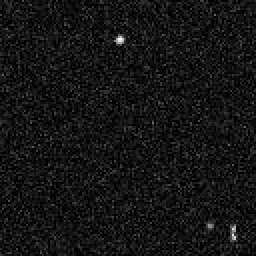
#> input picture frame 5 of video_files/FakeTracks.avi, 128 x 128 px, given in place of Zhiyuan.avi, which was not available (shown 2 times larger)
$ python tracking_algorithm.py
#> lines starting #> are read from the running program, lines starting #| are printed output that depends on the picture; after the words box and inside, x2 and y2 are one past the last pixel; in counts of white or black regions, pixels touching at a corner belong together; pictures that were not available may be replaced by others from this repository, and a replacement may not be noted
import cv2
import numpy as np

cap = cv2.VideoCapture('Zhiyuan.avi')
# get first video frame
ok, frame = cap.read()
#> frame is the input picture: shape (128, 128, 3); min 0, max 250, mean 20.6

# generate initial corners of detected object
# set limit, minimum distance in pixels and quality of object corner to be tracked
parameters_shitomasi = dict(maxCorners=100, qualityLevel=0.4, minDistance=3)

# convert to grayscale
frame_gray_init = cv2.cvtColor(frame, cv2.COLOR_BGR2GRAY)

# Use Shi-Tomasi to detect object corners / edges from initial frame
edges = cv2.goodFeaturesToTrack(frame_gray_init, mask=None, **parameters_shitomasi)
#> edges = [[60, 19], [117, 119]]

# create a black canvas the size of the initial frame
canvas = np.zeros_like(frame)
# create random colours for visualization for all 100 max corners for RGB channels
colours = np.random.randint(0, 255, (1000, 3))

# set min size of tracked object, e.g. 15x15px
parameter_lucas_kanade = dict(winSize=(30, 30), maxLevel=2,
                              criteria=(cv2.TERM_CRITERIA_EPS | cv2.TERM_CRITERIA_COUNT, 10, 0.03))

start_point = (0, 0)

# End coordinate
end_point = (200, 200)

# Green color in BGR
color = (0, 255, 0)

# Line thickness of 9 px
thickness = 5

while True:
    # get next frame
    ok, frame = cap.read()
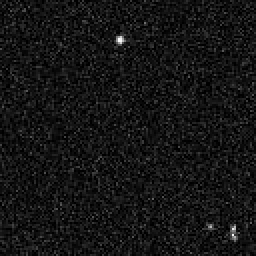
#> input picture frame 6 of video_files/FakeTracks.avi, 128 x 128 px, given in place of Zhiyuan.avi, which was not available (shown 2 times larger)
#> frame is the input picture: shape (128, 128, 3); min 0, max 252, mean 20.5
    image = cv2.arrowedLine(frame, start_point, end_point,
                            color, thickness)
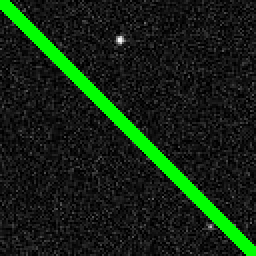
#> image: shape (128, 128, 3) (shown 2 times larger); mean B, G, R 18.9, 36.5, 18.9
    cv2.imshow('window', frame)
    if not ok:
        print("[INFO] end of file reached")
        # break
    # prepare grayscale image
    frame_gray = cv2.cvtColor(frame, cv2.COLOR_BGR2GRAY)
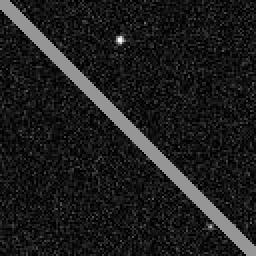
#> frame_gray: shape (128, 128) (shown 2 times larger); min 0, max 252, mean 29.3
    # update object corners by comparing with found edges in initial frame
    update_edges, status, errors = cv2.calcOpticalFlowPyrLK(frame_gray_init, frame_gray, edges, None,
                                                            **parameter_lucas_kanade)
#> update_edges = [[60.12, 19], [90.48, 92]]; status = [1, 1]; errors = [9.31, 41.55]
    # only update edges if algorithm successfully tracked
    new_edges = update_edges[status == 1]
#> new_edges = [[60.12, 19], [90.48, 92]]
    # to calculate directional flow we need to compare with previous position
    old_edges = edges[status == 1]
#> old_edges = [[60, 19], [117, 119]]

    for i, (new, old) in enumerate(zip(new_edges, old_edges)):
        a, b = new.ravel()
        c, d = old.ravel()
        gamma = np.tan((a - b) / (c - d))

        # draw line between old and new corner point with random colour
        mask = cv2.line(canvas, (int(a), int(b)), (int(c), int(d)), colours[i].tolist(), 2)
        # draw circle around new position
        frame = cv2.circle(frame, (int(a), int(b)), 5, colours[i].tolist(), -1)
#> this loop made 2 passes
#> (a, b, c, d, gamma) on passes 1 to 2: (60.12, 19, 60, 19, 1.57), (90.48, 92, 117, 119, 0.947)
#> pass 1, `mask = cv2.line(canvas, (int(a), int(b)), (int(c), int(d)), colours[i]..`:
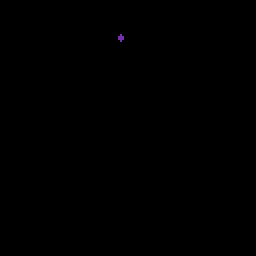
#> mask: shape (128, 128, 3) (shown 2 times larger); mean of channels 0, 1, 2 0.1, 0, 0.1; drawn as B, G, R
#> pass 1, `frame = cv2.circle(frame, (int(a), int(b)), 5, colours[i].tolist(), -1)`:
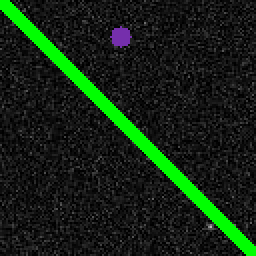
#> frame: shape (128, 128, 3) (shown 2 times larger); 0.49% of pixels changed, all inside (x1, y1, x2, y2) = (55, 13, 66, 24)
#> pass 2, `mask = cv2.line(canvas, (int(a), int(b)), (int(c), int(d)), colours[i]..`:
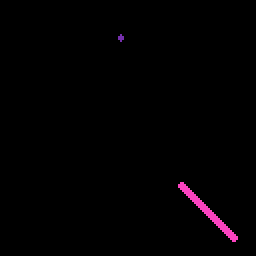
#> mask: shape (128, 128, 3) (shown 2 times larger); 0.87% of pixels changed, all inside (x1, y1, x2, y2) = (89, 91, 119, 121); drawn as B, G, R
#> pass 2, `frame = cv2.circle(frame, (int(a), int(b)), 5, colours[i].tolist(), -1)`:
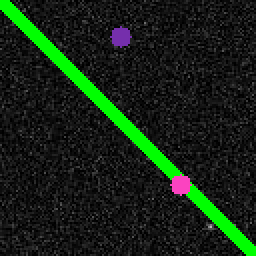
#> frame: shape (128, 128, 3) (shown 2 times larger); 0.49% of pixels changed, all inside (x1, y1, x2, y2) = (85, 87, 96, 98)

    result = cv2.add(frame, mask)
    cv2.imshow('Optical Flow (sparse)', result)
    if cv2.waitKey(1) & 0xFF == ord('q'):
#> (key q is pressed here)
        break
    # overwrite initial frame with current before restarting the loop
    frame_gray_init = frame_gray.copy()
    # update to new edges before restarting the loop
    edges = new_edges.reshape(-1, 1, 2)

$ run again, starting later in the video
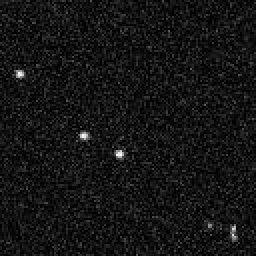
#> input picture frame 22 of video_files/FakeTracks.avi, 128 x 128 px, given in place of Zhiyuan.avi, which was not available (shown 2 times larger)
#> frame is the input picture: shape (128, 128, 3); min 0, max 255, mean 20.7
#> edges = [[9, 37], [60, 76], [40, 67], [116, 113], [117, 119]]
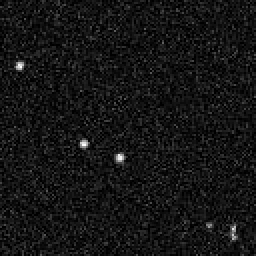
#> input picture frame 23 of video_files/FakeTracks.avi, 128 x 128 px, given in place of Zhiyuan.avi, which was not available (shown 2 times larger)
#> frame is the input picture: shape (128, 128, 3); min 0, max 255, mean 20.8
#> update_edges = [[8.92, 32.87], [65.95, 64.35], [39.93, 71], [129.9, 121.6], [131, 127.8]]; status = [1, 1, 1, 1, 1]; errors = [15.81, 41.57, 9.55, 59.23, 62.23]
#> new_edges has the same summary as update_edges
#> old_edges has the same summary as edges
#> the loop `for i, (new, old) in enumerate(zip(new_edges, old_edges)):` made 5 passes
#> (a, b, c, d, gamma) on passes 1 to 5: (8.92, 32.87, 9, 37, 1.15), (65.95, 64.35, 60, 76, -0.1), (39.93, 71, 40, 67, 2.24), (129.9, 121.6, 116, 113, -0.391), (131, 127.8, 117, 119, 24.35)
#> after the loop `for i, (new, old) in enumerate(zip(new_edges, old_edges)):`:
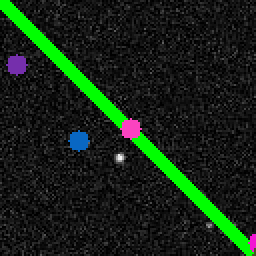
#> frame: shape (128, 128, 3) (shown 2 times larger); mean B, G, R 21.7, 36.2, 20.8

$ run again, starting later in the video
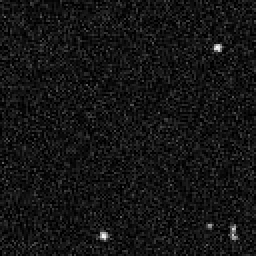
#> input picture frame 40 of video_files/FakeTracks.avi, 128 x 128 px, given in place of Zhiyuan.avi, which was not available (shown 2 times larger)
#> frame is the input picture: shape (128, 128, 3); min 0, max 252, mean 20.5
#> edges = [[109, 23], [52, 118], [105, 112], [116, 113]]
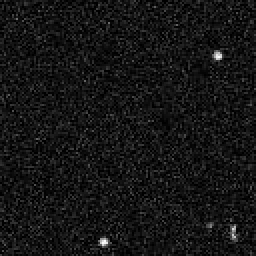
#> input picture frame 41 of video_files/FakeTracks.avi, 128 x 128 px, given in place of Zhiyuan.avi, which was not available (shown 2 times larger)
#> frame is the input picture: shape (128, 128, 3); min 0, max 254, mean 20.9
#> update_edges = [[109.1, 27], [38.65, 99.93], [104.8, 111.9], [89.07, 85.86]]; status = [1, 1, 1, 1]; errors = [8.72, 12.03, 33.86, 38.5]
#> new_edges has the same summary as update_edges
#> old_edges = [[109, 23], [52, 118], [105, 112], [116, 113]]
#> the loop `for i, (new, old) in enumerate(zip(new_edges, old_edges)):` made 4 passes
#> (a, b, c, d, gamma) on passes 1 to 4: (109.1, 27, 109, 23, 1.41), (38.65, 99.93, 52, 118, 1.34), (104.8, 111.9, 105, 112, 1.64), (89.07, 85.86, 116, 113, 1.82)
#> after the loop `for i, (new, old) in enumerate(zip(new_edges, old_edges)):`:
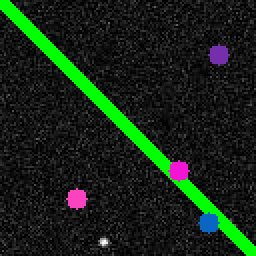
#> frame: shape (128, 128, 3) (shown 2 times larger); mean B, G, R 22.5, 36.5, 21.8
